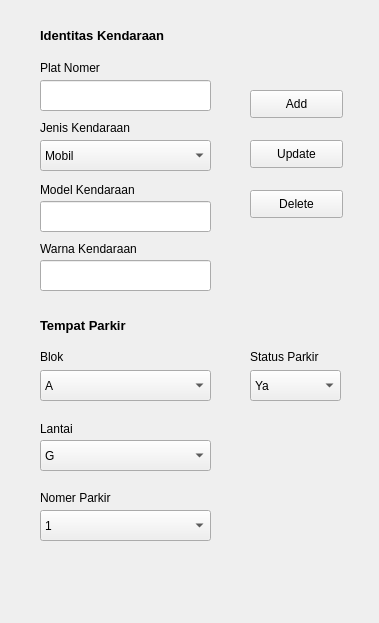
<?xml version="1.0" encoding="UTF-8"?>
<ui version="4.0">
 <class>FrmDataKen</class>
 <widget class="QWidget" name="FrmDataKen">
  <property name="geometry">
   <rect>
    <x>0</x>
    <y>0</y>
    <width>379</width>
    <height>623</height>
   </rect>
  </property>
  <property name="windowTitle">
   <string>Form</string>
  </property>
  <widget class="QLineEdit" name="line_plat">
   <property name="geometry">
    <rect>
     <x>40</x>
     <y>80</y>
     <width>171</width>
     <height>31</height>
    </rect>
   </property>
  </widget>
  <widget class="QLineEdit" name="line_modelken">
   <property name="geometry">
    <rect>
     <x>40</x>
     <y>201</y>
     <width>171</width>
     <height>31</height>
    </rect>
   </property>
  </widget>
  <widget class="QPushButton" name="push_add">
   <property name="geometry">
    <rect>
     <x>250</x>
     <y>90</y>
     <width>93</width>
     <height>28</height>
    </rect>
   </property>
   <property name="text">
    <string>Add</string>
   </property>
  </widget>
  <widget class="QPushButton" name="push_delete">
   <property name="geometry">
    <rect>
     <x>250</x>
     <y>190</y>
     <width>93</width>
     <height>28</height>
    </rect>
   </property>
   <property name="text">
    <string>Delete</string>
   </property>
  </widget>
  <widget class="QLabel" name="label">
   <property name="geometry">
    <rect>
     <x>40</x>
     <y>120</y>
     <width>101</width>
     <height>16</height>
    </rect>
   </property>
   <property name="text">
    <string>Jenis Kendaraan</string>
   </property>
  </widget>
  <widget class="QLabel" name="label_2">
   <property name="geometry">
    <rect>
     <x>40</x>
     <y>60</y>
     <width>101</width>
     <height>16</height>
    </rect>
   </property>
   <property name="text">
    <string>Plat Nomer</string>
   </property>
  </widget>
  <widget class="QLabel" name="label_3">
   <property name="geometry">
    <rect>
     <x>40</x>
     <y>180</y>
     <width>121</width>
     <height>20</height>
    </rect>
   </property>
   <property name="text">
    <string>Model Kendaraan</string>
   </property>
  </widget>
  <widget class="QLabel" name="label_4">
   <property name="geometry">
    <rect>
     <x>40</x>
     <y>419</y>
     <width>121</width>
     <height>20</height>
    </rect>
   </property>
   <property name="text">
    <string>Lantai</string>
   </property>
  </widget>
  <widget class="QLabel" name="label_5">
   <property name="geometry">
    <rect>
     <x>40</x>
     <y>349</y>
     <width>101</width>
     <height>16</height>
    </rect>
   </property>
   <property name="text">
    <string>Blok</string>
   </property>
  </widget>
  <widget class="QLabel" name="label_6">
   <property name="geometry">
    <rect>
     <x>40</x>
     <y>490</y>
     <width>101</width>
     <height>16</height>
    </rect>
   </property>
   <property name="text">
    <string>Nomer Parkir</string>
   </property>
  </widget>
  <widget class="QLabel" name="temparkir">
   <property name="geometry">
    <rect>
     <x>40</x>
     <y>310</y>
     <width>161</width>
     <height>31</height>
    </rect>
   </property>
   <property name="text">
    <string>&lt;html&gt;&lt;head/&gt;&lt;body&gt;&lt;p&gt;&lt;span style=&quot; font-size:10pt; font-weight:600;&quot;&gt;Tempat Parkir&lt;/span&gt;&lt;/p&gt;&lt;/body&gt;&lt;/html&gt;</string>
   </property>
  </widget>
  <widget class="QLabel" name="temparkir_2">
   <property name="geometry">
    <rect>
     <x>40</x>
     <y>20</y>
     <width>191</width>
     <height>31</height>
    </rect>
   </property>
   <property name="text">
    <string>&lt;html&gt;&lt;head/&gt;&lt;body&gt;&lt;p&gt;&lt;span style=&quot; font-size:10pt; font-weight:600;&quot;&gt;Identitas Kendaraan&lt;/span&gt;&lt;/p&gt;&lt;/body&gt;&lt;/html&gt;</string>
   </property>
  </widget>
  <widget class="QComboBox" name="jeniskendaraan">
   <property name="geometry">
    <rect>
     <x>40</x>
     <y>140</y>
     <width>171</width>
     <height>31</height>
    </rect>
   </property>
   <item>
    <property name="text">
     <string>Mobil</string>
    </property>
   </item>
   <item>
    <property name="text">
     <string>Motor</string>
    </property>
   </item>
  </widget>
  <widget class="QPushButton" name="push_update">
   <property name="geometry">
    <rect>
     <x>250</x>
     <y>140</y>
     <width>93</width>
     <height>28</height>
    </rect>
   </property>
   <property name="text">
    <string>Update</string>
   </property>
  </widget>
  <widget class="QComboBox" name="noparkir">
   <property name="geometry">
    <rect>
     <x>40</x>
     <y>510</y>
     <width>171</width>
     <height>31</height>
    </rect>
   </property>
   <item>
    <property name="text">
     <string>1</string>
    </property>
   </item>
   <item>
    <property name="text">
     <string>2</string>
    </property>
   </item>
   <item>
    <property name="text">
     <string>3</string>
    </property>
   </item>
   <item>
    <property name="text">
     <string>4</string>
    </property>
   </item>
   <item>
    <property name="text">
     <string>5</string>
    </property>
   </item>
   <item>
    <property name="text">
     <string>6</string>
    </property>
   </item>
   <item>
    <property name="text">
     <string>7</string>
    </property>
   </item>
   <item>
    <property name="text">
     <string>8</string>
    </property>
   </item>
   <item>
    <property name="text">
     <string>9</string>
    </property>
   </item>
   <item>
    <property name="text">
     <string>10</string>
    </property>
   </item>
  </widget>
  <widget class="QComboBox" name="blokparkir">
   <property name="geometry">
    <rect>
     <x>40</x>
     <y>370</y>
     <width>171</width>
     <height>31</height>
    </rect>
   </property>
   <item>
    <property name="text">
     <string>A</string>
    </property>
   </item>
   <item>
    <property name="text">
     <string>B</string>
    </property>
   </item>
   <item>
    <property name="text">
     <string>C</string>
    </property>
   </item>
   <item>
    <property name="text">
     <string>D</string>
    </property>
   </item>
   <item>
    <property name="text">
     <string>E</string>
    </property>
   </item>
   <item>
    <property name="text">
     <string>F</string>
    </property>
   </item>
  </widget>
  <widget class="QComboBox" name="lantai">
   <property name="geometry">
    <rect>
     <x>40</x>
     <y>440</y>
     <width>171</width>
     <height>31</height>
    </rect>
   </property>
   <item>
    <property name="text">
     <string>G</string>
    </property>
   </item>
   <item>
    <property name="text">
     <string>B1</string>
    </property>
   </item>
   <item>
    <property name="text">
     <string>B2</string>
    </property>
   </item>
  </widget>
  <widget class="QLabel" name="label_7">
   <property name="geometry">
    <rect>
     <x>250</x>
     <y>349</y>
     <width>101</width>
     <height>16</height>
    </rect>
   </property>
   <property name="text">
    <string>Status Parkir</string>
   </property>
  </widget>
  <widget class="QComboBox" name="statusparkir">
   <property name="geometry">
    <rect>
     <x>250</x>
     <y>370</y>
     <width>91</width>
     <height>31</height>
    </rect>
   </property>
   <item>
    <property name="text">
     <string>Ya</string>
    </property>
   </item>
   <item>
    <property name="text">
     <string>Tidak</string>
    </property>
   </item>
  </widget>
  <widget class="QLabel" name="label_8">
   <property name="geometry">
    <rect>
     <x>40</x>
     <y>239</y>
     <width>121</width>
     <height>20</height>
    </rect>
   </property>
   <property name="text">
    <string>Warna Kendaraan</string>
   </property>
  </widget>
  <widget class="QLineEdit" name="line_modelken_2">
   <property name="geometry">
    <rect>
     <x>40</x>
     <y>260</y>
     <width>171</width>
     <height>31</height>
    </rect>
   </property>
  </widget>
 </widget>
 <resources/>
 <connections/>
</ui>
